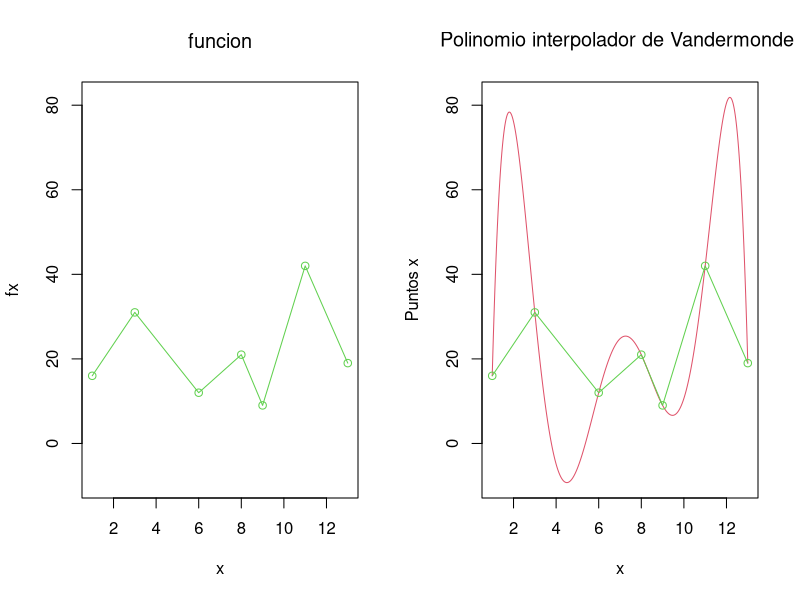

Write the R code that produced this figure.
x<-c(1,3,6,8,9,11,13)
fx<-c(16,31,12,21,9,42,19)
n=length(x)
V<-array(0,dim=c(n,n))
for (k in 1:n) {
    V[,k]=x^(k-1)          # matriz de Vandermonde
}
V
A=solve(V)%*%fx
A=t(A)
A
par(mfrow=c(1,2)) 
T<-seq(x[1],x[n],by=0.01)
t=t(T)
m=length(t)
y <- t*0+A[1];
m
n
for (i in 1:m) {
    for (k in 2:n) {
       y[i]= y[i]+A[k]*t[i]^(k-1)
    }
}
print(round(max(y)))
plot(x, fx, xlab="x", ylab="fx", main=expression(paste("funcion")), type="l", col=3, ylim=c(min(y),max(y)))
points(x,fx,type="p",col=3)
plot(t, y, xlab="x", ylab="Puntos x", main=expression(paste("Polinomio interpolador de Vandermonde ")), type="l", col=2,ylim=c(min(y),max(y)))
points(x,fx,type="o",col=3)
